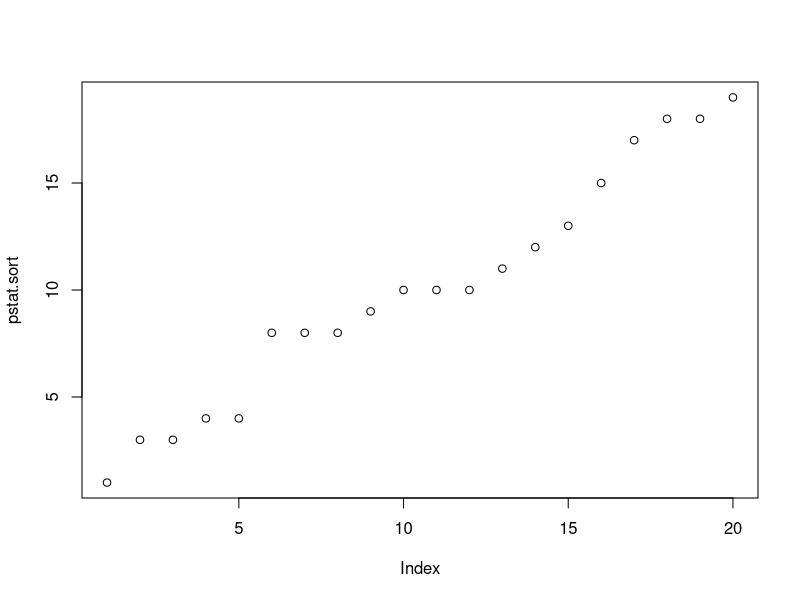
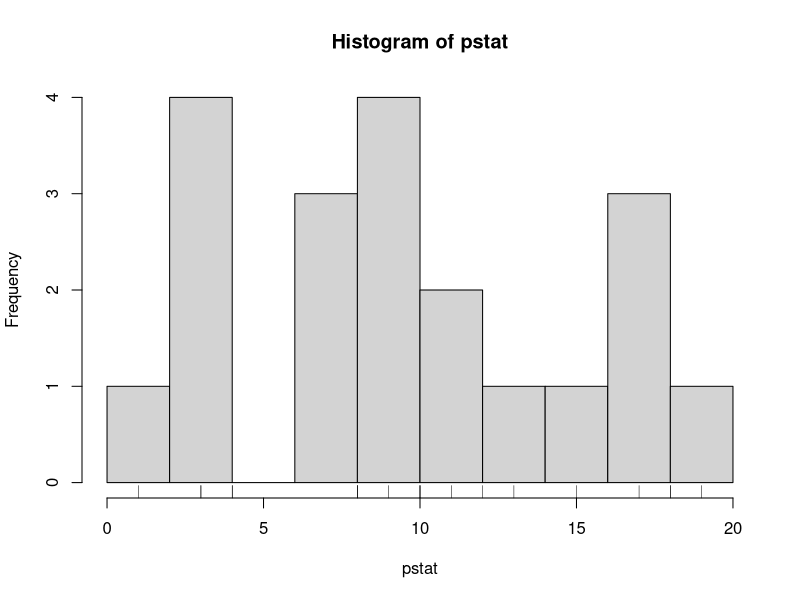
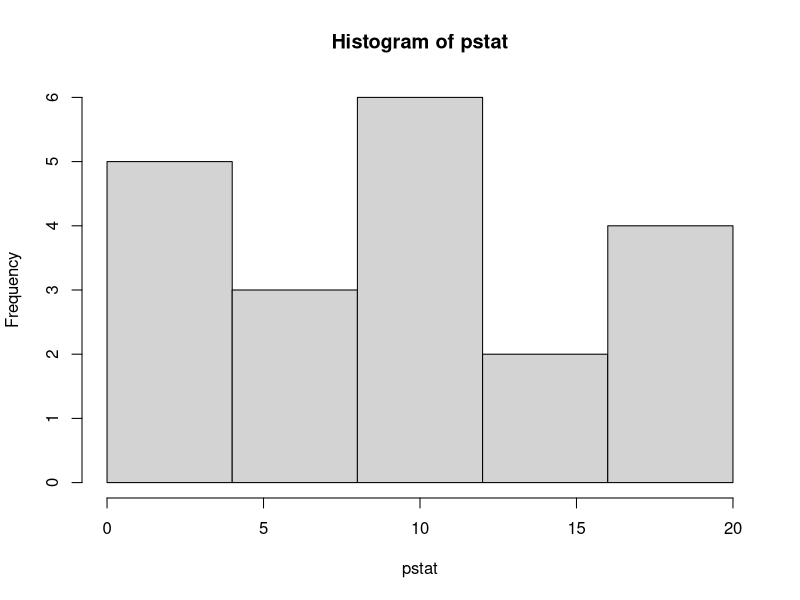
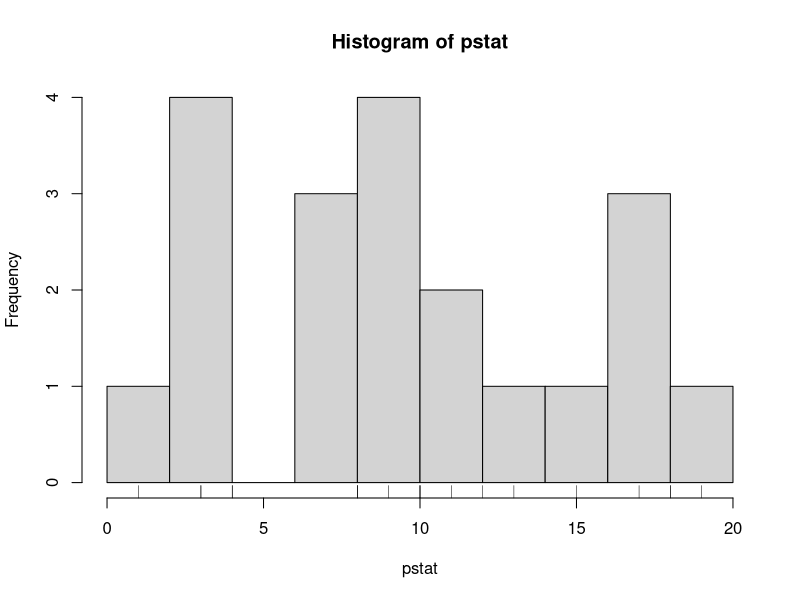
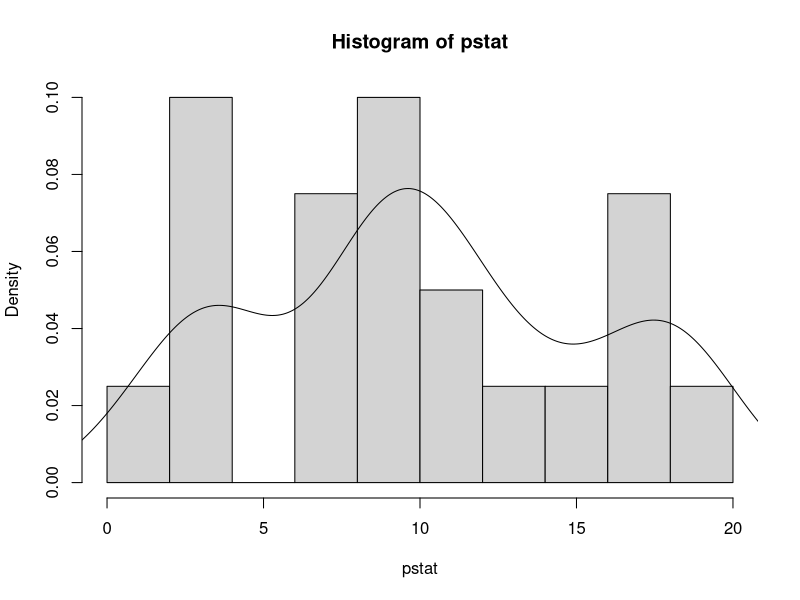
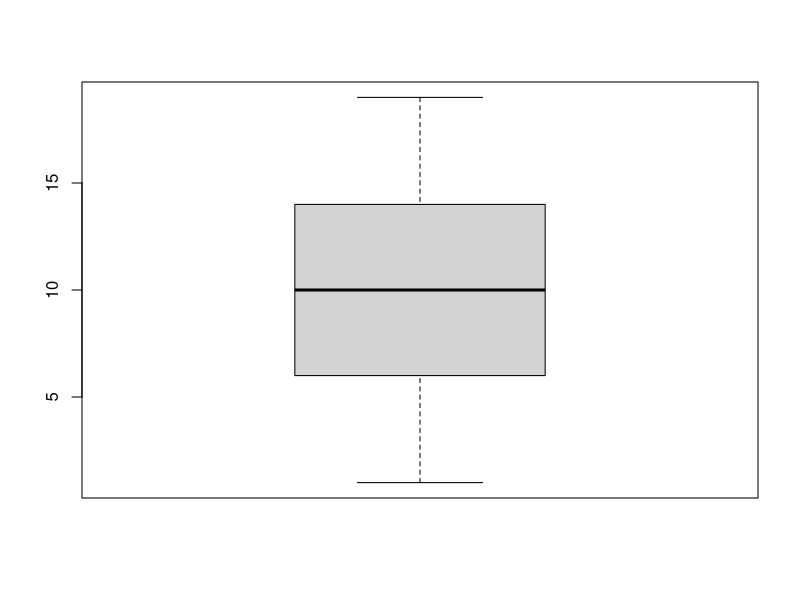
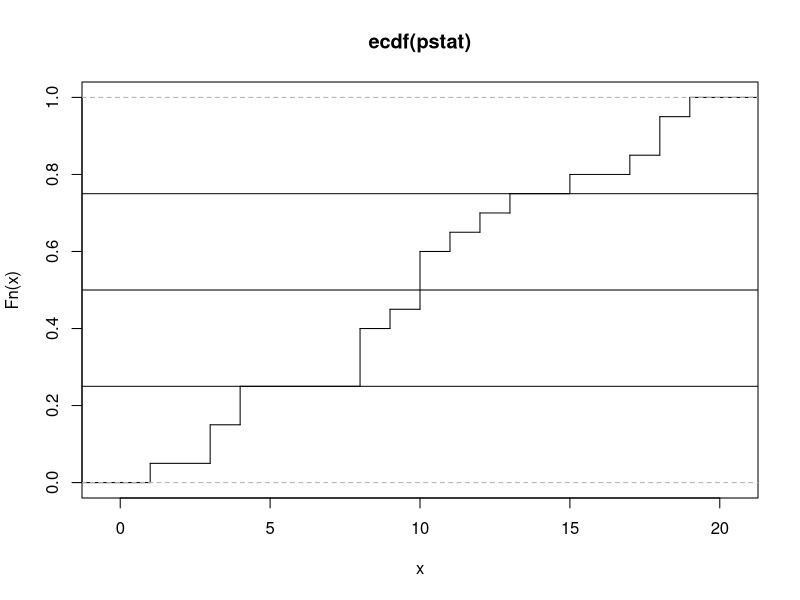
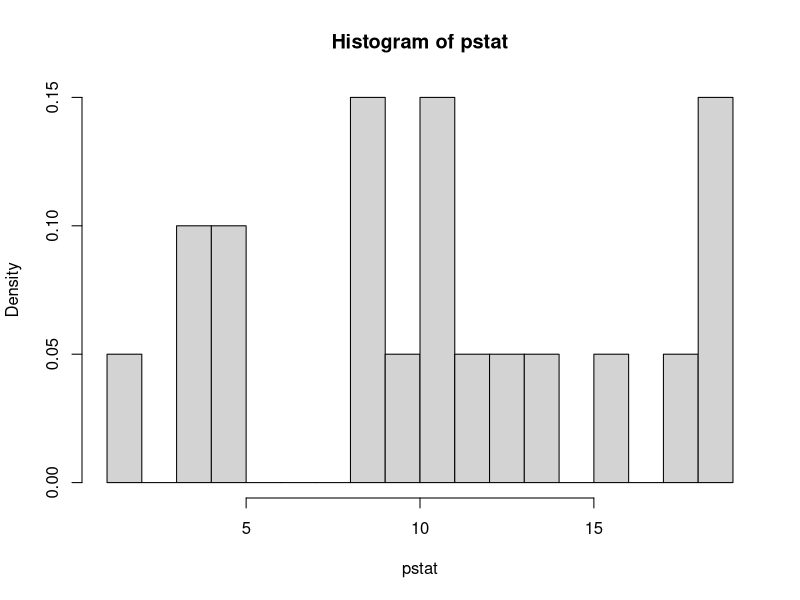

These figures' R source, in order:
#R jako kalkulator
1 + 1 #nacisnij ctr + enter, zeby wyswietlic wynik
4 * 15
2^2
pi + 1
(1 + 1) * (3 + 8) * 11


#tworzenie obiektow
x <- 1 + 1 # znak "<-" przypisuje wyrazenie po jego prawej stronie do obiektu, ktorego nazwa poprzedza znak. Sam obiekt pojawia sie w panelu "Environment", w gornym prawym oknie
y <- 3 + 8
z <- 11
x * y * z

gr1_a <- c(47, 27, 52, 30, 26.5, 49.5, 36, 12.5, 10.5, 11.5, 12, 33, 29.5, 22.5, 37, 22, 69, 46, 50, 40.5, 36.5, 25, 30.5, 28, 33.5, 16.5, 18, 16, 18.5, 14.5)
gr1_b <- c(23.1, 12.2, 34.5, 27.2, 15.5, 26.2, 30.2, 9.5, 8.5, 10, 11.2, 27.5, 17.3, 21.5, 36, 17.7, 33, 44.5, 28.5, 24, 24.5, 13, 21.7, 21, 22.5, 13.5, 13, 9.5, 14.5, 11)

gr2_a <- c(28.0, 38.0, 39.0, 32.0, 31.0, 27.0, 26.0, 26.0, 24.0, 23.0, 19.0, 12.0, 22.0, 16.0, 22.0, 20.0, 17.0, 27.0, 16.0, 17.0, 18.0, 15.0, 17.0, 14.0, 15.0, 11.0, 14.0, 8.0, 5.0, 4.0)
gr2_b <- c(10,5,11,4,5,6,3,3,11,12,13,10,8,9,15,24,22,24,22,16,22,23,20,24,18,16,13,14,11,14)


#wykorzystanie funkcji
log(y) #nazwa funkcji znajduje sie przed nawiasem, w ktory wstawiamy obieky/liczbe. Ten przyklad pokazuje wyliczenie logarytmu naturalnego dla obiektu y
sqrt(2) #pierwiastek liczby 2
log(sqrt(2)) #logarytm z pierwiastka liczby 2

#pomoc dotyczaca funkcji mozna uzyskac wpisujac nazwe funkcji poprzedzona znakiem "?". Pomoc wyswietla sie w prawym dolnym panelu
?log #pomoc dla funkcji log

###podstawowe definicje
#Populacja - zbiór elementów, podlegających badaniu statystycznemu
#próba statystyczna - zbiór obserwacji wylosowanych z populacji
#Celem statystyki jest pozyskanie jak największej wiedzy o populacji na podstawie analizy próby statystycznej 

pstat <- sample(1:20, 20, replace = TRUE) #tworzymy ciag losowych liczb calkowitych z przedzialu 1 do 20

pstat #wyswietlamy obiekt pstat -> znajdz najwieksza i najmniejsza wartosc (tj. wartosci skrajne)

pstat.sort <- sort(pstat) #uporzadkowanie danych wg wartosci zwieksza ich czytelnosc

table(pstat)

plot(pstat.sort) #wyswietlamy wykres, na ktorym kazdej obserwacji odpowiada jeden punkt. Wizualizacja danych pozwala na znacznie bardziej efektywny sposob ich eksploracji

#wykorzystanie szeregow rozdzielczych
#szereg rozdzielczy - w uproszczeniu licznosci/prawdopodobienstwa wystapien pomiarow w klasach (przedzialach) o jednakowej rozpietosci
hist(pstat, breaks = 10) #wyrysowanie histogramu
rug(pstat) #wyswietlenie konkretnych wartosci obserwacji z obiektu pstat
#histogram - wykres słupkowy przedstawiający w graficzny sposób szereg rozdzielczy; słupki obrazują liczność kolejnych klas; na osi Y znajdują się więc liczności (częstości) klas, a na osi X - szereg rozdzielczy (jego kolejne klasy)

#to jak wyglada histogram zalezy od tego ile klas wydzielimy -> zmien wartosci parametru "breaks" (w przypadku obiektu pstat mozliwe jest wybranie 1, 2, 4, 10 lub 20 klas) i sprawdz, jak wplywa to na wyglad histogramu.

#granice miedzy klasami mozna takze wyznaczyc wpisujac je recznie do parametru breaks

hist(pstat, breaks = c(0, 4, 8, 12, 16, 20)) #aby podac ciag liczb wpisujemy je do nawiasu poprzedzonego litera c. Bardzo przydatna funkcja jest seq(), ktore generuje sekwencje liczb w danym zakresie i ustalonym odstepie miedzy nimi.

#mozna dokonac podzialu szeregu na klasy recznie i przedstawic to w tabeli w tym celu:
zakresy <- seq(0, 20, by = 2) #generujemy ciag liczb o stalych odstepach miedzy wartosciami, ktory odpowiada granica miedzy klasami
zakresy.ciecie <- cut(pstat, zakresy, right = TRUE) #przypisujemy wartosci w naszym zestawie danych do ustalonych zakresow; opcja right = TRUE zadaje przydzielenie obserwacji o wartosci rownej wartosci ustalonych granic miedzy przedzialami zawsze do klasy nizszej
czestosciwprzedzialach <- table(zakresy.ciecie)
hist(pstat, breaks = 10)
rug(pstat)

#alternatywnie mozna wykreslic histogram pokazujacy prawdopodobienstwo wystapienia wartosci z danego przedzialu. Wartosci na osi y znajduja sie w zakresie 0 do 1, gdzie klasy, dla ktorych wartosc wynosi 0 maja prawdopodobienstwa wystapienia 0%, a klasy o wartosci 1 maja prawdopodobienstwo wystapienia 100%
hist(pstat, breaks = 10, probability = TRUE)
#szeregi rozdzielcze mozna tez wyswietlic za pomoca lini. 
lines(density(pstat, bw = 2)) #linie przedstawiaja "wygladzone" dane. Ich wartosci na osi y sa jedynie przyblizeniem wynikajacym z przyjetego algorytmu.

#podstawowe statystyki opisowe
#srednia
sum(pstat)/length(pstat)#srednia to suma wszystkich obserwacji podzielona przez ich liczbe
mean(pstat) #funkcja sluzaca do wyliczania sredniej

#mediana
(pstat.sort[length(pstat.sort)/2] + pstat.sort[(length(pstat.sort)/2) + 1]) / 2 #dla szeregow uporzadkowanych o nieparzystej liczbie obserwacji, mediana jest wartoscia obserwacji znajdujaca sie w srodku. Tutaj mamy jednak parzysta liczbe obserwacji, wiec mediana jest srednia z dwoch srodkowych obserwacji
median(pstat) #obliczenie mediany z wykorzystaniem funkcji median

#wartosc minimalna i maksymalna
min(pstat)
max(pstat)

#kwantyle, percentyle i kwartyle
quantile(pstat) #percentyl jest wielkością procentowa, poniżej której padają wartości zadanego procentu próbek. Wyrazone w zapisie dziesietnym percentyle, to inaczej kwantyle (np. percentyl 25 to inaczej kwantyl 0.25). Percentyl 25, 50 i 75 to tzw. kwartyle, kolejno pierwszy, drugi (mediana) i trzeci. -> wieświetl ciag pstat.sort i znajdz liczby w szeregu wskazane przez kolejne percentyle

#podsumowanie powyzszych statystyk uzyskujemy dzieki funkcji summary()
summary(pstat)

#wglad w statystyki opisowe w oparciu o przedstawienia graficzneg

#wykresy pudelkowe
boxplot(pstat) #gruba kreska w srodku to mediana, granice ramki pudelka wyznaczaja kolejno pierwszy i trzeci kwartyl, a ekstrema oblicza sie wg wzoru kwartyl1 - 1.5*rozstep kwartylny (ekstremum dolne) i kwartyl3 + 1.5*rozstep kwartylny (ekstremum gorne)

#wykresy kumulacyjne
plot(ecdf(pstat), verticals = TRUE, do.points = FALSE)
abline(h = c(0.25, 0.5, 0.75))
hist(pstat, breaks = 20, probability = TRUE, right = FALSE)